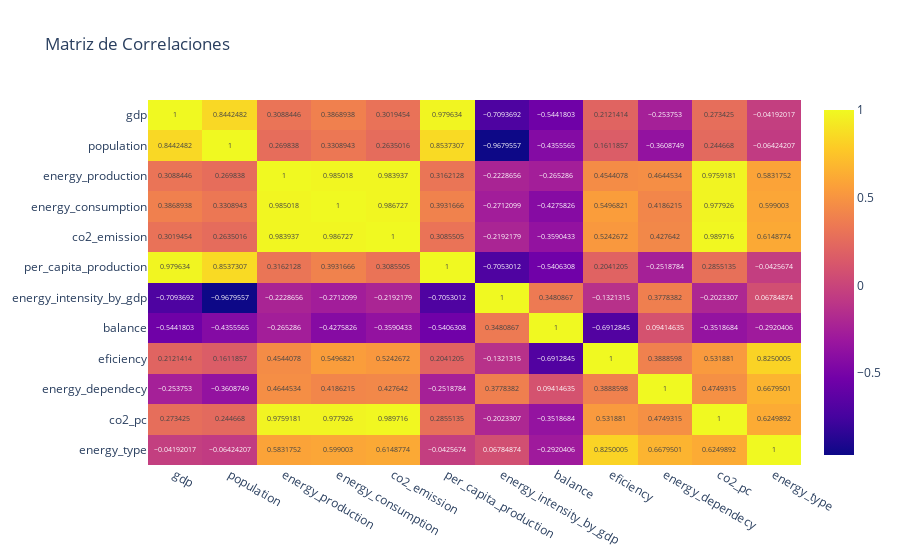

The notebook cell saved with this chart:
### Markdown cell above
Con statsmodel eliminando las variables que estadísticamente son cero y por tanto no aportan nada, nos queda el modelo con el mismo r2 que con todas las variables y mejora algo el aic y el bic, por lo que este modelo sería mejor al tener una complejidad menor y métricas similares.
Vamos a realizar una selección manual, viendo el vif y la correlación:

### Code cell
correlaciones = df_china[[col for col in df_china.columns if col != "use_intensity_pc"]].corr()
px.imshow(correlaciones,text_auto=True,aspect="auto",title="Matriz de Correlaciones")

### Figure 1 — Plotly figure (JSON) as saved in the notebook; plotly's stock layout.template omitted (floating-point values rounded to 4 significant figures; data arrays with more than 128 entries replaced by an {"elided": "..."} marker saying what was removed)
{"data": [{"coloraxis": "coloraxis", "hovertemplate": "x: %{x}<br>y: %{y}<br>color: %{z}<extra></extra>", "name": "0", "texttemplate": "%{z}", "type": "heatmap", "x": ["gdp", "population", "energy_production", "energy_consumption", "co2_emission", "per_capita_production", "energy_intensity_by_gdp", "balance", "eficiency", "energy_dependecy", "co2_pc", "energy_type"], "xaxis": "x", "y": ["gdp", "population", "energy_production", "energy_consumption", "co2_emission", "per_capita_production", "energy_intensity_by_gdp", "balance", "eficiency", "energy_dependecy", "co2_pc", "energy_type"], "yaxis": "y", "z": {"elided": "12x12 float values"}}], "layout": {"coloraxis": {"colorscale": [[0, "#0d0887"], [0.1111, "#46039f"], [0.2222, "#7201a8"], [0.3333, "#9c179e"], [0.4444, "#bd3786"], [0.5556, "#d8576b"], [0.6667, "#ed7953"], [0.7778, "#fb9f3a"], [0.8889, "#fdca26"], [1, "#f0f921"]]}, "title": {"text": "Matriz de Correlaciones"}, "xaxis": {"anchor": "y", "domain": [0, 1]}, "yaxis": {"anchor": "x", "autorange": "reversed", "domain": [0, 1]}}}
